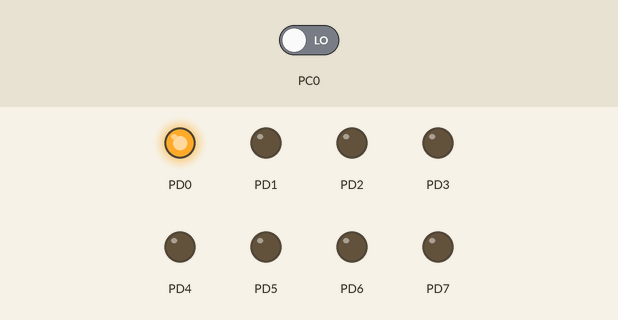
Recording of a program running on a simulated ATmega128, built with avr-gcc and emulated at 8 MHz. Shown: output pins drawn as LEDs (lit = HIGH). Dashed ring = blinking. The inputs (shaded band) are chosen by the test bench; at power-on: PC0 LOW.

Above: at 0.6 s.
At 1.3 s:
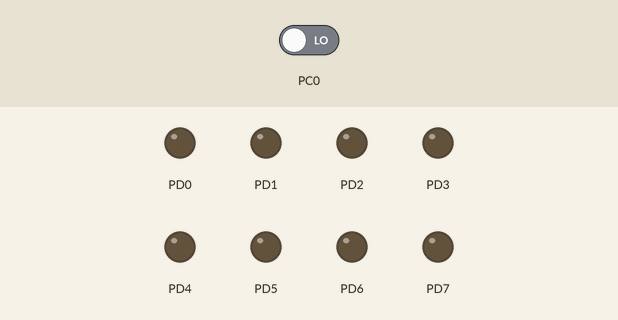
1.4 s: PC0 driven HIGH
At 1.55 s:
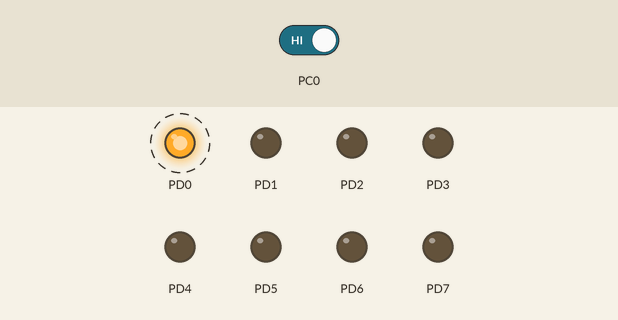
Timing chart, 0 to 10.4 s (numbered marks = the images above; inputs shaded):
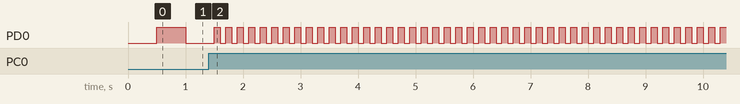

Measured:
- after the input at 1.4 s, PD0: alternates HIGH for 0.10 s and LOW for 0.10 s, starting after 0.20 s

The program:

main.c
```c
#include <avr/io.h>
#define F_CPU 8000000UL
#include <util/delay.h>
#include <stdlib.h>

int main(void)
{
	DDRD = 0xFF;
	DDRC = 0x00;

	int state = 0;
	int buttonPressed = 0;

	while (1)
	{
		if (PINC & 0x01 && !buttonPressed) {
			state = (state + 1) % 2;
			buttonPressed = 1;
		}
		if (!(PINC & 0x01))
		{
			buttonPressed = 0;
		}

		if (state)
		_delay_ms(100);
		else
		_delay_ms(500);

		PORTD = PORTD ^ 0x01;
	}

	return 0;
}
```
